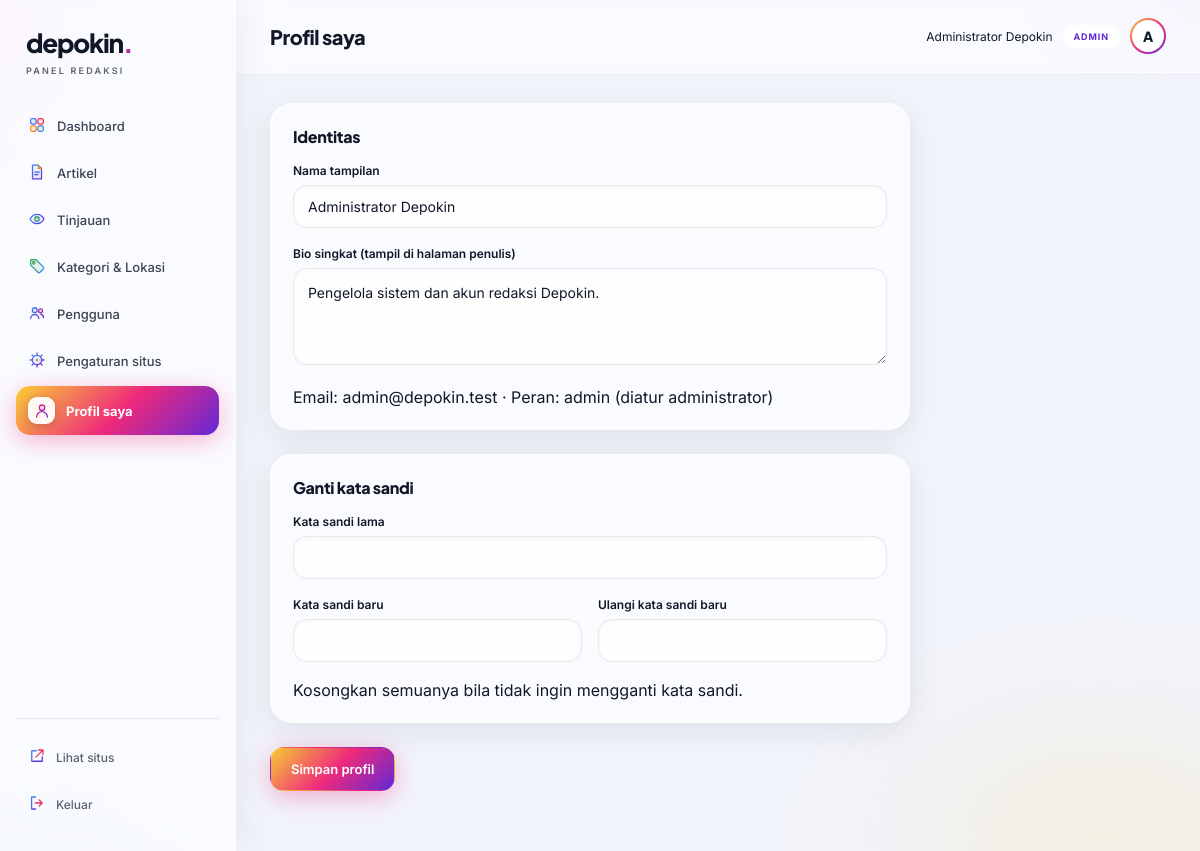
Page /redaksi/profil.php (signed in) on the committed database.
### tables this page shows
CREATE TABLE users (
  id INT UNSIGNED NOT NULL AUTO_INCREMENT,
  name VARCHAR(100) NOT NULL,
  email VARCHAR(190) NOT NULL,
  password_hash VARCHAR(255) NOT NULL,
  role ENUM('admin','editor','penulis') NOT NULL DEFAULT 'penulis',
  bio VARCHAR(500) DEFAULT NULL,
  avatar_path VARCHAR(255) DEFAULT NULL,
  is_active TINYINT(1) NOT NULL DEFAULT 1,
  created_at TIMESTAMP NOT NULL DEFAULT CURRENT_TIMESTAMP,
  updated_at TIMESTAMP NOT NULL DEFAULT CURRENT_TIMESTAMP ON UPDATE CURRENT_TIMESTAMP,
  PRIMARY KEY (id),
  UNIQUE KEY uq_users_email (email)
);

### app/helpers.php (called while the page is built, shortened)
<?php
function e(?string $s): string
{
    return htmlspecialchars((string)$s, ENT_QUOTES, 'UTF-8');
}
function url(string $path = ''): string
{
    return BASE_URL . '/' . ltrim($path, '/');
}

### app/db.php (called while the page is built, shortened)
<?php
function db(): PDO
{
    static $pdo = null;
    if ($pdo === null) {
        $pdo = new PDO(
            'mysql:host=' . DB_HOST . ';dbname=' . DB_NAME . ';charset=utf8mb4',
            DB_USER,
            DB_PASS,
            [
                PDO::ATTR_ERRMODE => PDO::ERRMODE_EXCEPTION,
                PDO::ATTR_DEFAULT_FETCH_MODE => PDO::FETCH_ASSOC,
                PDO::ATTR_EMULATE_PREPARES => false,
            ]
        );
    }
    return $pdo;
}

### app/auth.php (called while the page is built, shortened)
<?php
function current_user(): ?array
{
    static $user = false;
    if ($user !== false) return $user;
    $user = null;
    if (!empty($_SESSION['user_id'])) {
        $stmt = db()->prepare('SELECT * FROM users WHERE id = ? AND is_active = 1');
        $stmt->execute([(int)$_SESSION['user_id']]);
        $row = $stmt->fetch();
        if ($row) $user = $row;
        else unset($_SESSION['user_id']);
    }
    return $user;
}
function require_login(): array
{
    $user = current_user();
    return $user;
}

### redaksi/profil.php (the view, shortened to what this page needs)
<?php
require_once __DIR__ . '/../config/config.php';
require_once __DIR__ . '/partials/layout.php';
$user = require_login();
layout_mulai('Profil saya', 'profil');
?>
<form method="post" style="max-width:640px">
  <div class="panel">
    <h2>Identitas</h2>
    <div class="field"><label for="p-nama">Nama tampilan</label><input id="p-nama" type="text" name="name" required value="<?= e($user['name']) ?>"></div>
    <div class="field"><label for="p-bio">Bio singkat (tampil di halaman penulis)</label><textarea id="p-bio" name="bio" rows="3"><?= e($user['bio'] ?? '') ?></textarea></div>
    <p class="hint">Email: <?= e($user['email']) ?> · Peran: <?= e($user['role']) ?> (diatur administrator)</p>
  </div>
  <div class="panel">
    <h2>Ganti kata sandi</h2>
    <div class="field"><label for="p-lama">Kata sandi lama</label><input id="p-lama" type="password" name="password_lama" autocomplete="current-password"></div>
    <div class="field-row">
      <div class="field"><label for="p-baru">Kata sandi baru</label><input id="p-baru" type="password" name="password_baru" autocomplete="new-password"></div>
      <div class="field"><label for="p-ulang">Ulangi kata sandi baru</label><input id="p-ulang" type="password" name="password_ulang" autocomplete="new-password"></div>
    </div>
    <p class="hint">Kosongkan semuanya bila tidak ingin mengganti kata sandi.</p>
  </div>
  <button class="btn btn-primary" type="submit">Simpan profil</button>
</form>
<?php layout_selesai(); ?>

### redaksi/partials/layout.php (shortened to what this page needs)
<?php
function layout_mulai(string $title, string $active): void
{
    $user = require_login();
    $menu = [
        ['index.php', 'Dashboard', 'dashboard', true, 'dashboard'],
        ['artikel.php', 'Artikel', 'artikel', true, 'doc'],
        ['tinjauan.php', 'Tinjauan', 'tinjauan', is_editor(), 'eye'],
        ['taxonomi.php', 'Kategori & Lokasi', 'taxonomi', is_editor(), 'tag'],
        ['pengguna.php', 'Pengguna', 'pengguna', is_admin(), 'users'],
        ['pengaturan.php', 'Pengaturan situs', 'pengaturan', is_admin(), 'gear'],
        ['profil.php', 'Profil saya', 'profil', true, 'user'],
    ];
    ?>
<!doctype html>
<html lang="id">
<head>
  <link rel="stylesheet" href="<?= url('redaksi/assets/admin.css') ?>">
</head>
<body>
<div class="admin-shell">
  <aside class="sidebar" id="sidebar">
    <a class="brand" href="<?= url('redaksi/index.php') ?>">depokin<span class="brand-dot">.</span><small>PANEL REDAKSI</small></a>
    <nav class="side-nav" aria-label="Menu redaksi">
      <?php foreach ($menu as [$path, $label, $key, $boleh, $ikon]): if (!$boleh) continue; ?>
      <a href="<?= url('redaksi/' . $path) ?>" <?= $active === $key ? 'aria-current="page"' : '' ?>><span data-icon="<?= e($ikon) ?>"></span><?= e($label) ?></a>
      <?php endforeach; ?>
    </nav>
    <div class="side-foot">
      <a href="<?= url() ?>" target="_blank" rel="noreferrer"><span data-icon="external"></span>Lihat situs</a>
      <form method="post" action="<?= url('redaksi/logout.php') ?>"><?= csrf_field() ?><button type="submit"><span data-icon="logout"></span>Keluar</button></form>
    </div>
  </aside>
  <div class="admin-main">
    <header class="topbar">
      <h1><?= e($title) ?></h1>
      <div class="user-chip">
        <span class="user-name"><?= e($user['name']) ?></span>
        <span class="role-badge"><?= e($user['role']) ?></span>
        <span class="avatar" aria-hidden="true"><?= e(mb_strtoupper(mb_substr($user['name'], 0, 1))) ?></span>
      </div>
    </header>
    <div class="admin-content">
    <?php
}
function layout_selesai(): void
{
    ?>
    </div>
  </div>
</div>
</body>
</html>
    <?php
}

### rows in the picture
users: name "Administrator Depokin", role "ADMIN", name "A", bio "Pengelola sistem dan akun redaksi Depokin.", email "admin@depokin.test", role "admin"

### other values in the picture
$label "Dashboard"
$label "Artikel"
$label "Tinjauan"
$label "Kategori & Lokasi"
$label "Pengguna"
$label "Pengaturan situs"
$label "Profil saya"
$title "Profil saya"
